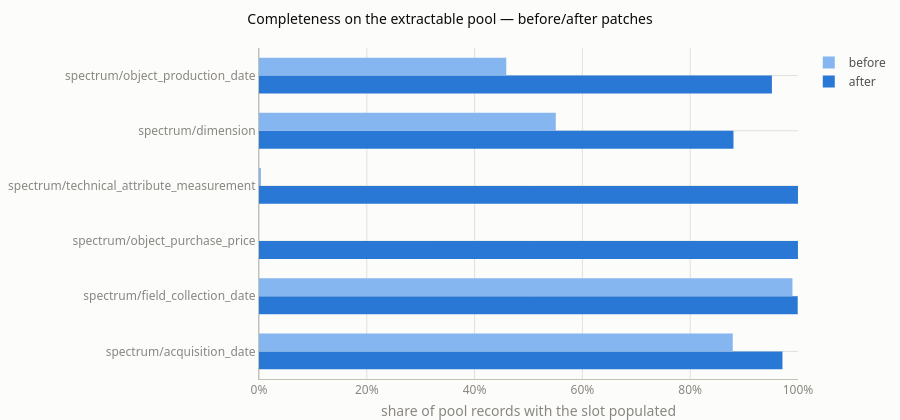

This figure's notebook cell:
### Code cell
# Destination mapping mirrors 6_record_fixes.
PROD_DATE = "spectrum/object_production_date"
DATE_DEST_BY_SOURCE = {
    "spectrum/acquisition_note": "spectrum/acquisition_date",
    "spectrum/field_collection_note": "spectrum/field_collection_date",
}
PRICE_DEST = "spectrum/object_purchase_price"
DEST = (
    pl.when(pl.col("group") == "__date__")
    .then(pl.col("field_type").replace_strict(DATE_DEST_BY_SOURCE, default=PROD_DATE))
    .when(pl.col("group") == "__price__").then(pl.lit(PRICE_DEST))
    .otherwise(pl.col("group"))
)

pool = (
    pc.filter(pl.col("status").is_in(["refine", "novel"]))
    .with_columns(dest=DEST)
    .group_by("data_source", "record_id", "dest")
    .agg(populated_before=(pl.col("status") == "refine").any())
)
patched = (
    patches.filter((pl.col("task") == "probe_novel") & (pl.col("status") == "resolved"))
    .select("record_id", pl.col("field").alias("dest"))
    .unique()
    .with_columns(patched=pl.lit(True))
)
pool = (
    pool.join(patched, on=["record_id", "dest"], how="left")
    .with_columns(populated_after=pl.col("populated_before") | pl.col("patched").fill_null(False))
)

completeness = (
    pool.group_by("dest")
    .agg(records=pl.len(), before=pl.col("populated_before").mean(),
         after=pl.col("populated_after").mean())
    .sort("records", descending=True)
)
POOL_BEFORE = pool["populated_before"].mean()
POOL_AFTER = pool["populated_after"].mean()
print(f"extractable pool: {len(pool):,} (record, slot) pairs, "
      f"{POOL_BEFORE:.1%} populated before → {POOL_AFTER:.1%} after")

d = completeness.head(10).sort("records")
fig = go.Figure()
fig.add_bar(y=d["dest"].to_list(), x=d["after"].to_list(), orientation="h",
            name="after", marker=dict(color=AFTER),
            hovertemplate="%{y}<br>after %{x:.1%}<extra></extra>")
fig.add_bar(y=d["dest"].to_list(), x=d["before"].to_list(), orientation="h",
            name="before", marker=dict(color=BEFORE),
            hovertemplate="%{y}<br>before %{x:.1%}<extra></extra>")
fig.update_layout(barmode="group")
fig.update_xaxes(tickformat=".0%", range=[0, 1],
                 title_text="share of pool records with the slot populated",
                 title_font=dict(color=MUTED))
style(fig, "Completeness on the extractable pool — before/after patches", height=420)
fig.update_layout(legend_traceorder="reversed")
fig.show()

### Figure 1 — Plotly figure (JSON) as saved in the notebook; plotly's stock layout.template omitted (floating-point values rounded to 4 significant figures)
{"data": [{"hovertemplate": "%{y}<br>after %{x:.1%}<extra></extra>", "marker": {"color": "#2a78d6"}, "name": "after", "orientation": "h", "type": "bar", "x": [0.9712, 0.9995, 0.9999, 1.0, 0.8803, 0.9516], "y": ["spectrum/acquisition_date", "spectrum/field_collection_date", "spectrum/object_purchase_price", "spectrum/technical_attribute_measurement", "spectrum/dimension", "spectrum/object_production_date"]}, {"hovertemplate": "%{y}<br>before %{x:.1%}<extra></extra>", "marker": {"color": "#86b6ef"}, "name": "before", "orientation": "h", "type": "bar", "x": [0.879, 0.9897, 0.0, 0.00356, 0.5506, 0.4587], "y": ["spectrum/acquisition_date", "spectrum/field_collection_date", "spectrum/object_purchase_price", "spectrum/technical_attribute_measurement", "spectrum/dimension", "spectrum/object_production_date"]}], "layout": {"bargap": 0.35, "barmode": "group", "font": {"color": "#52514e", "family": "system-ui, \"Segoe UI\", sans-serif", "size": 12}, "height": 420, "legend": {"borderwidth": 0, "traceorder": "reversed"}, "margin": {"b": 8, "l": 8, "r": 8, "t": 48}, "paper_bgcolor": "#fcfcfb", "plot_bgcolor": "#fcfcfb", "title": {"font": {"color": "#0b0b0b", "size": 14}, "text": "Completeness on the extractable pool — before/after patches"}, "xaxis": {"automargin": true, "gridcolor": "#e1e0d9", "linecolor": "#c3c2b7", "range": [0, 1], "tickfont": {"color": "#898781"}, "tickformat": ".0%", "ticks": "", "title": {"font": {"color": "#898781"}, "text": "share of pool records with the slot populated"}, "zerolinecolor": "#c3c2b7"}, "yaxis": {"automargin": true, "gridcolor": "#e1e0d9", "linecolor": "#c3c2b7", "tickfont": {"color": "#898781"}, "ticks": "", "zerolinecolor": "#c3c2b7"}}}
